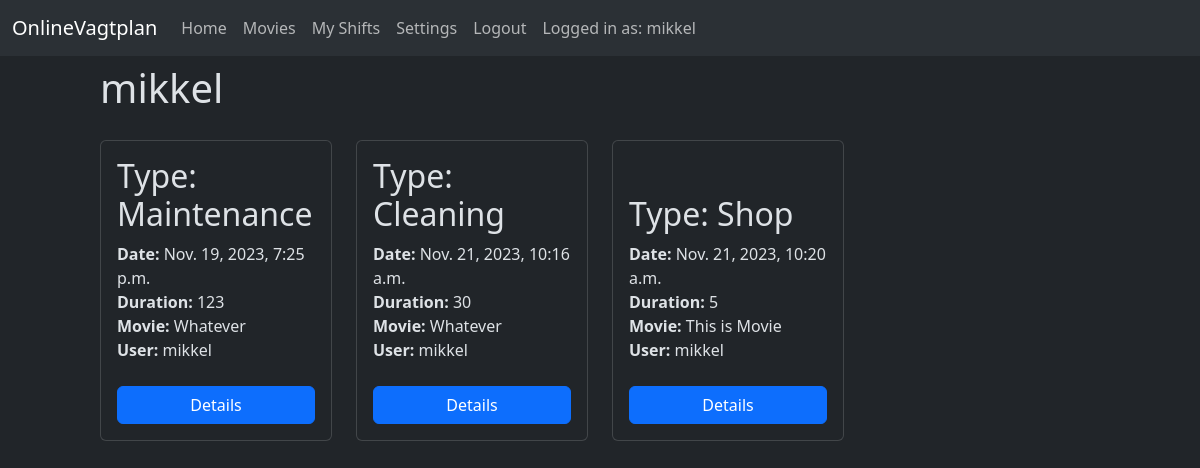
The page /volunteers/3 (signed in) on the database its author committed.
### shiftbooker/models.py (models this page shows, shortened)
class User(AbstractUser):
    registered = models.DateField(
        ("Registration Date"), auto_now=False, auto_now_add=True
    )
    phone = models.CharField(max_length=100)
    shifts_taken = models.IntegerField("Number of shifts taken", default=0)
    objects = CustomUserManager()
    class Meta(AbstractUser.Meta):
        swappable = "AUTH_USER_MODEL"
        permissions = (("can_view_users_shifts", "Can view users and shifts"),)

class Shift(models.Model):
    SHIFT_TYPES = (
        ("m", "Maintenance"),
        ("s", "Shop"),
        ("c", "Cleaning"),
        ("o", "A/V Operations"),
        ("p", "Event Planning"),
    )
    shift_type = models.CharField(
        max_length=1,
        choices=SHIFT_TYPES,
    )
    date = models.DateTimeField()
    duration = models.IntegerField()
    movie = models.ForeignKey("Movie", on_delete=models.CASCADE)
    user = models.ForeignKey(
        settings.AUTH_USER_MODEL, on_delete=models.SET_NULL, null=True, blank=True
    )
    class Meta:
        pass
    def get_absolute_url(self):
        return reverse("shift-detail", args=[str(self.id)])

class Movie(models.Model):
    title = models.CharField(max_length=200)
    date = models.DateTimeField()
    duration = models.IntegerField()
    poster = models.ImageField(
        upload_to="", height_field=None, width_field=None, max_length=None, blank=True
    )
    class Meta:
        ordering = ["date"]
    def __str__(self):
        return self.title

### shiftbooker/views.py (the view)
class VolunteerDetailView(LoginRequiredMixin, generic.DetailView):
    template_name = "shiftbooker/volunteer_detail.html"
    model = get_user_model()
    context_object_name = "volunteer"
    def get_context_data(self, **kwargs):
        context = super().get_context_data(**kwargs)
        context["shift_list"] = Shift.objects.all()
        return context

### templates/shiftbooker/volunteer_detail.html
{% extends "base.html" %}
{% block content %}
{% if volunteer.name %}
<h1> {{ volunteer.name }}</h1>
{% else %}
<h1> {{ volunteer.username }}</h1>
{% endif %}
<div class="row" style="padding-top:20px;">
    {% for shift in shift_list %}
    {% if volunteer == shift.user %}
    <div class="col-3 mb-4">
      <div class="card" style="height:100%">
        <div class="card-body d-flex flex-column">
          <div class="flex-grow-1"></div>
          <h2>Type: {{ shift.get_shift_type_display }}</h2>
          <p class="card-text" style="margin-bottom:0px"><strong>Date:</strong> {{ shift.date }}</p>
          <p class="card-text" style="margin-bottom:0px"><strong>Duration:</strong> {{ shift.duration }}</p>
          <p class="card-text" style="margin-bottom:0px"><strong>Movie:</strong> {{ shift.movie }}</p>
          <p class="card-text" style="margin-bottom:0px"><strong>User:</strong> {{ shift.user.username }}</p>
          <br>
          <a href="{{ shift.get_absolute_url }}" class="btn btn-primary mt-auto">Details</a>
        </div>
      </div>
    </div>
    {% endif %}
    {% endfor %}
  </div>
  </div>
{% endblock %}

### templates/base.html (shortened to what this page needs)
<!DOCTYPE html>
<html lang="en" data-bs-theme="dark">
<head>
    <link href="https://cdn.jsdelivr.net/npm/bootstrap@5.3.2/dist/css/bootstrap.min.css"
      rel="stylesheet"
>
    {% load static %}
    <link rel="stylesheet" href="{% static 'css/styles.css' %}" />
</head>
<body>
    <header>
        {% if user.is_authenticated %}
        <nav class="navbar navbar-expand-lg bg-body-tertiary">
            <div class="container-fluid">
                <a class="navbar-brand" href="{% url 'index' %}">OnlineVagtplan</a>
                <div class="collapse navbar-collapse" id="navbarNav">
                <ul class="navbar-nav">
                    <li class="nav-item">
                    <a class="nav-link" aria-current="page" href="{% url 'index' %}">Home</a>
                    </li>
                    <li class="nav-item">
                    <a class="nav-link" href="{% url 'movies' %}">Movies</a>
                    </li>
                    <li class="nav-item">
                    <a class="nav-link" href="{% url 'volunteer-detail' pk=user.id %}">My Shifts</a>
                    </li>
                    <li class="nav-item">
                    <a class="nav-link" href="#" onclick="alert('There IS no settings')">Settings </a>
                    </li>
                    {% if user.is_authenticated %}
                    <li class="nav-item"><a class="nav-link" href="{% url 'logout' %}?next={{ request.path }}">Logout</a></li>
                    <li class="nav-item">
                    <a class="nav-link" href="#">Logged in as: {{ user.get_username }}</a>
                    </li>
                    {% endif %}
                </ul>
                </div>
            </div>
        </nav>
        {% endif %}
    </header>
    <div style="padding-left:100px; padding-right: 100px;">
    <main>
        {% block content %}{% endblock %}
</body>
</html>

### rows shown on the page
User: get_username "mikkel", username "mikkel"
Shift: shift_type "Maintenance", date "Nov. 19, 2023, 7:25 p.m.", duration "123", movie "Whatever", user.username "mikkel"
Shift: shift_type "Cleaning", date "Nov. 21, 2023, 10:16 a.m.", duration "30", movie "Whatever", user.username "mikkel"
Shift: shift_type "Shop", date "Nov. 21, 2023, 10:20 a.m.", duration "5", movie "This is Movie", user.username "mikkel"
